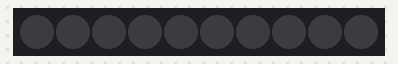
Recording of a sketch running on a simulated Arduino Uno, built with avr-gcc and run on an emulated ATmega328P. Parts: 10 RGB LEDs in strip order, left to right. Dim RGB values are drawn brighter than linear.

Above: at 0.1 s.
At 2.22 s:
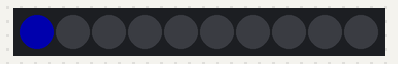
At 2.65 s:
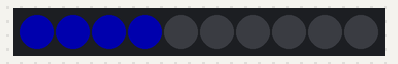
At 3.0 s:
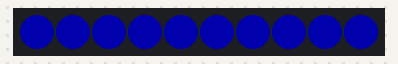

The sketch:

lights_sketch.ino
```cpp
#include <Adafruit_NeoPixel.h>
#define PIN 4
int counter = 0;
Adafruit_NeoPixel strip = Adafruit_NeoPixel(10, PIN, NEO_GRB + NEO_KHZ800);
void setup() {
  strip.begin();
  strip.setPixelColor(0, 0, 0, 0);
  strip.setPixelColor(1, 0, 0, 0);
  strip.setPixelColor(2, 0, 0, 0);
  strip.setPixelColor(3, 0, 0, 0);
  strip.setPixelColor(4, 0, 0, 0);
  strip.setPixelColor(5, 0, 0, 0);
  strip.setPixelColor(6, 0, 0, 0);
  strip.setPixelColor(7, 0, 0, 0);
  strip.setPixelColor(8, 0, 0, 0);
  strip.setPixelColor(9, 0, 0, 0);
  strip.show();
}
void loop() {

    delay(2000);
    strip.setPixelColor(0, 0, 0, 10);
    strip.show();
    delay(50);
    strip.setPixelColor(0, 0, 0, 30);
    strip.show();
    delay(50);
    strip.setPixelColor(0, 0, 0, 50);
    strip.show();
    delay(50);
    delay(200);
    strip.setPixelColor(0, 0, 0, 50);
    strip.setPixelColor(1, 0, 0, 50);
    strip.show();
    delay(150);
    strip.setPixelColor(0, 0, 0, 50);
    strip.setPixelColor(1, 0, 0, 50);
    strip.setPixelColor(2, 0, 0, 50);
    strip.show();
    delay(100);
    strip.setPixelColor(0, 0, 0, 50);
    strip.setPixelColor(1, 0, 0, 50);
    strip.setPixelColor(2, 0, 0, 50);
    strip.setPixelColor(3, 0, 0, 50);
    strip.show();
    delay(100);
    strip.setPixelColor(0, 0, 0, 50);
    strip.setPixelColor(1, 0, 0, 50);
    strip.setPixelColor(2, 0, 0, 50);
    strip.setPixelColor(3, 0, 0, 50);
    strip.setPixelColor(4, 0, 0, 50);
    strip.show();
    delay(100);
    strip.setPixelColor(0, 0, 0, 50);
    strip.setPixelColor(1, 0, 0, 50);
    strip.setPixelColor(2, 0, 0, 50);
    strip.setPixelColor(3, 0, 0, 50);
    strip.setPixelColor(4, 0, 0, 50);
    strip.setPixelColor(5, 0, 0, 50);
    strip.show();
    delay(65);
    strip.setPixelColor(0, 0, 0, 50);
    strip.setPixelColor(1, 0, 0, 50);
    strip.setPixelColor(2, 0, 0, 50);
    strip.setPixelColor(3, 0, 0, 50);
    strip.setPixelColor(4, 0, 0, 50);
    strip.setPixelColor(5, 0, 0, 50);
    strip.setPixelColor(6, 0, 0, 50);
    strip.setPixelColor(8, 0, 0, 50);
    strip.setPixelColor(9, 0, 0, 50);
    strip.show();
    delay(75);
    strip.setPixelColor(0, 0, 0, 50);
    strip.setPixelColor(1, 0, 0, 50);
    strip.setPixelColor(2, 0, 0, 50);
    strip.setPixelColor(3, 0, 0, 50);
    strip.setPixelColor(4, 0, 0, 50);
    strip.setPixelColor(5, 0, 0, 50);
    strip.setPixelColor(6, 0, 0, 50);
    strip.setPixelColor(7, 0, 0, 50);
    strip.setPixelColor(8, 0, 0, 50);
    strip.setPixelColor(9, 0, 0, 50);
    strip.show();
    delay(10000);
    strip.setPixelColor(0, 0, 0, 0);
    strip.setPixelColor(1, 0, 0, 50);
    strip.setPixelColor(2, 0, 0, 50);
    strip.setPixelColor(3, 0, 0, 50);
    strip.setPixelColor(4, 0, 0, 50);
    strip.setPixelColor(5, 0, 0, 50);
    strip.setPixelColor(6, 0, 0, 50);
    strip.setPixelColor(7, 0, 0, 50);
    strip.setPixelColor(8, 0, 0, 50);
    strip.setPixelColor(9, 0, 0, 50);
    strip.show();
    delay(75);
    strip.setPixelColor(0, 0, 0, 0);
    strip.setPixelColor(1, 0, 0, 0);
    strip.setPixelColor(2, 0, 0, 50);
    strip.setPixelColor(3, 0, 0, 50);
    strip.setPixelColor(4, 0, 0, 50);
    strip.setPixelColor(5, 0, 0, 50);
    strip.setPixelColor(6, 0, 0, 50);
    strip.setPixelColor(7, 0, 0, 50);
    strip.setPixelColor(8, 0, 0, 50);
    strip.setPixelColor(9, 0, 0, 50);
    strip.show();
    delay(75);
    strip.setPixelColor(0, 0, 0, 0);
    strip.setPixelColor(1, 0, 0, 0);
    strip.setPixelColor(2, 0, 0, 0);
    strip.setPixelColor(3, 0, 0, 50);
    strip.setPixelColor(4, 0, 0, 50);
    strip.setPixelColor(5, 0, 0, 50);
    strip.setPixelColor(6, 0, 0, 50);
    strip.setPixelColor(7, 0, 0, 50);
    strip.setPixelColor(8, 0, 0, 50);
    strip.setPixelColor(9, 0, 0, 50);
    strip.show();
    delay(75);
    strip.setPixelColor(0, 0, 0, 0);
    strip.setPixelColor(1, 0, 0, 0);
    strip.setPixelColor(2, 0, 0, 0);
    strip.setPixelColor(3, 0, 0, 0);
    strip.setPixelColor(4, 0, 0, 50);
    strip.setPixelColor(5, 0, 0, 50);
    strip.setPixelColor(6, 0, 0, 50);
    strip.setPixelColor(7, 0, 0, 50);
    strip.setPixelColor(8, 0, 0, 50);
    strip.setPixelColor(9, 0, 0, 50);
    strip.show();
    delay(75);
    strip.setPixelColor(0, 0, 0, 0);
    strip.setPixelColor(1, 0, 0, 0);
    strip.setPixelColor(2, 0, 0, 0);
    strip.setPixelColor(3, 0, 0, 0);
    strip.setPixelColor(4, 0, 0, 0);
    strip.setPixelColor(5, 0, 0, 50);
    strip.setPixelColor(6, 0, 0, 50);
    strip.setPixelColor(7, 0, 0, 50);
    strip.setPixelColor(8, 0, 0, 50);
    strip.setPixelColor(9, 0, 0, 50);
    strip.show();
    delay(75);
    strip.setPixelColor(0, 0, 0, 0);
    strip.setPixelColor(1, 0, 0, 0);
    strip.setPixelColor(2, 0, 0, 0);
    strip.setPixelColor(3, 0, 0, 0);
    strip.setPixelColor(4, 0, 0, 0);
    strip.setPixelColor(5, 0, 0, 0);
    strip.setPixelColor(6, 0, 0, 50);
    strip.setPixelColor(7, 0, 0, 50);
    strip.setPixelColor(8, 0, 0, 50);
    strip.setPixelColor(9, 0, 0, 50);
    strip.show();
    delay(75);
    strip.setPixelColor(0, 0, 0, 0);
    strip.setPixelColor(1, 0, 0, 0);
    strip.setPixelColor(2, 0, 0, 0);
    strip.setPixelColor(3, 0, 0, 0);
    strip.setPixelColor(4, 0, 0, 0);
    strip.setPixelColor(5, 0, 0, 0);
    strip.setPixelColor(6, 0, 0, 0);
    strip.setPixelColor(7, 0, 0, 50);
    strip.setPixelColor(8, 0, 0, 0);
    strip.setPixelColor(9, 0, 0, 0);
    strip.show();
    delay(75);
    strip.setPixelColor(0, 0, 0, 0);
    strip.setPixelColor(1, 0, 0, 0);
    strip.setPixelColor(2, 0, 0, 0);
    strip.setPixelColor(3, 0, 0, 0);
    strip.setPixelColor(4, 0, 0, 0);
    strip.setPixelColor(5, 0, 0, 0);
    strip.setPixelColor(6, 0, 0, 0);
    strip.setPixelColor(7, 0, 0, 0);
    strip.setPixelColor(8, 0, 0, 0);
    strip.setPixelColor(9, 0, 0, 0);
    strip.show();
}
```

Measured:
- by itself, everything shown: repeats every 13.5 s, in 18 steps
- what the display in image 3 shows lasts 10.0 s, from 2.9 s to 12.9 s
